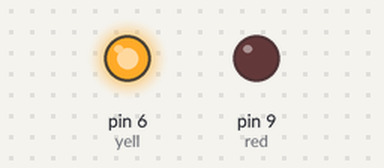
A sketch run on a simulated Arduino Uno, built with avr-gcc and run on an emulated ATmega328P. On the bench: output pins drawn as LEDs (lit = HIGH).

Above: at 0.2 s.
At 5.2 s:
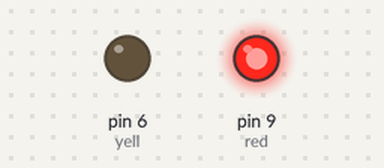
At 10.7 s:
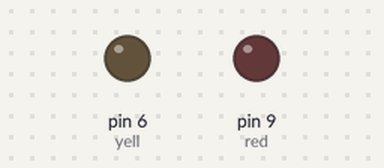
Timing chart, 0 to 11.7 s (numbered marks = the images above):
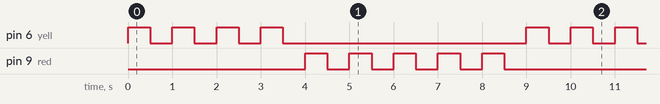

Measured:
- by itself, pin 6 (yell): repeats every 9.0 s: 3 × (LOW 0.50 s, HIGH 0.50 s), LOW 5.5 s, HIGH 0.50 s
- by itself, pin 9 (red): repeats every 9.0 s: 4 × (LOW 0.50 s, HIGH 0.50 s), LOW 4.5 s, HIGH 0.50 s
- by itself, everything shown: repeats every 9.0 s, in 18 steps

The sketch:

10_for_loop2.ino.ino
```cpp
int red = 9;
int yell = 6;
int pause = 500;

void setup() {
  // put your setup code here, to run once:
  pinMode(red, OUTPUT);
  pinMode(yell, OUTPUT);
}

void loop() {
  for (int i = 0; i < 9; i++) {
    if (i <4) {
      digitalWrite(yell, HIGH);
      delay(pause);
      digitalWrite(yell, LOW);
      delay(pause);
    }
    else {
      digitalWrite(red, HIGH);
      delay(pause);
      digitalWrite(red, LOW);
      delay(pause);
    }
  }
}
```
